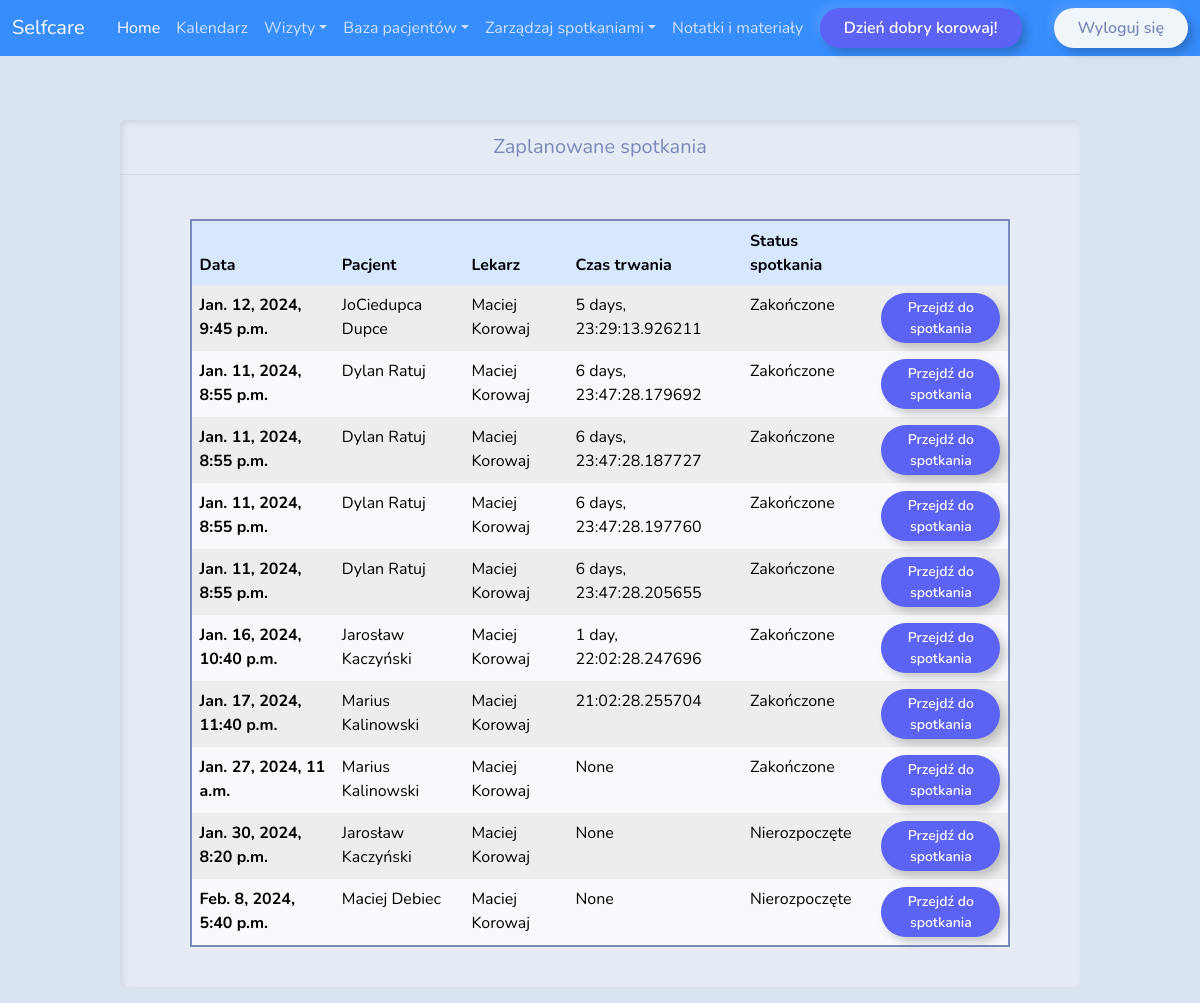
The page /patients/doctors_meetings (signed in) on the database its author committed.
### patients/models.py (models this page shows, shortened)
class Meetings(models.Model):
    MEETING_TYPE = (
        ('Biuro', 'Biuro'),
        ('Zdalnie', 'Zdalnie'),
    )
    MEETING_STATUS = (
        ('Zakończone', 'Zakończone'),
        ('W trakcie', 'W trakcie'),
        ('Nierozpoczęte', 'Nierozpoczęte')
    )
    meeting_place = models.CharField(max_length=100, null=True, choices=MEETING_TYPE)
    start_time = models.DateTimeField()
    real_start_time = models.DateTimeField(null=True, blank=True)
    end_time = models.DateTimeField(null=True, blank=True)
    real_end_time = models.DateTimeField(null=True, blank=True)
    duration = models.DurationField(null=True, blank=True)
    doctor = models.ForeignKey(Doctor, null=True, on_delete=models.SET_NULL)
    patient = models.ForeignKey(Patient, null=True, on_delete=models.SET_NULL)
    progress = models.CharField(max_length=100, null=True, choices = MEETING_STATUS, blank=True)

class Patient(models.Model):
    first_name = models.CharField(max_length=30)
    last_name = models.CharField(max_length=30)
    street = models.CharField(max_length=100, null=True)
    code = models.CharField(max_length=15, null=True)
    city = models.CharField(max_length = 40, null=True)
    phone_number = models.IntegerField()
    curator = models.ManyToManyField(Doctor, related_name="curator")
    email = models.EmailField(max_length=254)
    user = models.OneToOneField(User, on_delete=models.CASCADE, related_name='patient', null=True)
    group = models.ForeignKey(Group, on_delete=models.CASCADE, related_name='patients', null=True)
    captcha_score = models.FloatField(default = 0.0)
    def __str__(self):
        return f"{self.first_name} {self.last_name}"

class Doctor(models.Model):
    first_name = models.CharField(max_length=30)
    last_name = models.CharField(max_length=30)
    street = models.CharField(max_length=100, null=True)
    code = models.CharField(max_length=6, null=True)
    city = models.CharField(max_length = 40, null=True)
    phone_number = models.IntegerField()
    proteges = models.ManyToManyField('Patient',blank=True, related_name="proteges")
    email = models.EmailField(max_length=254)
    user = models.OneToOneField(User, on_delete=models.CASCADE, related_name='doctor',null=True)
    captcha_score = models.FloatField(default = 0.0)
    group = models.ForeignKey(Group, on_delete=models.CASCADE, related_name='doctos', null=True)
    class Meta:
        permissions = [
            ("doctor_permission", "doctor_permission")
            ]
    def __str__(self):
        return f"{self.first_name} {self.last_name}"

### patients/views.py (the view)
# urls.py: path('doctors_meetings', views.doctors_meetings, name="doctors_meetings"),
@group_required('doctors')
def doctors_meetings(request):
    doctor = Doctor.objects.get(user=request.user)
    meetings = Meetings.objects.filter(doctor=doctor)
    return render(request, 'patients/doctorsmeetings.html', {
        "meetings": meetings,
        'user': request.user
    })

### patients/helpers.py (called while the page is built)
def group_required(group, login_url=None, raise_exception=False):
    def check_perms(user):
        if isinstance(group, six.string_types):
            groups = (group, )
        else:
            groups = group
        if user.groups.filter(name__in=groups).exists():
            return True
        if raise_exception:
            raise PermissionDenied
        return False
    return user_passes_test(check_perms, login_url=login_url)

### patients/templatetags/auth_extras.py (called while the page is built)
@register.filter(name='has_group')
def has_group(user, group_name):
    group = Group.objects.get(name=group_name)
    return True if group in user.groups.all() else False

### patients/templates/patients/doctorsmeetings.html (shortened to what this page needs)
{% extends "patients/layout.html" %}
{% load static %}
{% block body %}
<div class= "container-meetings">
  <div class="card border-primary mb-3" style="width: 80%;">
      <div class="card-header text-center fs-5">Zaplanowane spotkania</div>
      <div class="form-newpatient">
      <div class="card-body">
<div class="tables">
    <table id="data" class="table table-bordered table-striped table-hover patients-table">
      <thead>
      <tr class="table-primary">
        <th scope="col">Data</th>
        <th scope="col-">Pacjent</th>
        <th scope="col-sm-">Lekarz</th>
        <th scope="col-sm-">Czas trwania</th>
        <th scope="col-sm-">Status spotkania</th>
        <th scope="col-l"></th>
      </tr>
      </thead>
      <tbody>
        {% for meeting in meetings %}
        <tr class="table-secondary">
            <th scope="row">{{ meeting.start_time }}</th>
            <td>{{ meeting.patient}}</td>
            <td>{{ meeting.doctor}}</td>
            <td>{{ meeting.duration}}</td>
            <td> {{ meeting.progress }}</td>
            <td> <a class="btn btn-outline-info btn-sm button-fill" href="{% url 'meeting' meeting.id %}" role="button">Przejdź do spotkania</button> </td>
          </tr>
        {% endfor %}
      </tbody>
    </table>
</div>
</div>
</div>
</div>
</div>
{% endblock body %}

### patients/templates/patients/layout.html (shortened to what this page needs)
{% load static %}
{% load auth_extras %}
<!DOCTYPE html>
<html lang="en">
<head>
    <link href="{% static 'patients/bootstrap.css' %}" rel="stylesheet">
</head>
<body>
  {% if request.user|has_group:"admin" %}
  <nav class="navbar navbar-expand-lg bg-primary " data-bs-theme="dark">
    <div class="container-fluid">
      <a class="navbar-brand" href="{% url 'dashboard' %}">Selfcare</a>
      <button class="navbar-toggler" type="button" data-bs-toggle="collapse" data-bs-target="#navbarColor01" aria-controls="navbarColor01" aria-expanded="false" aria-label="Toggle navigation">
        <span class="navbar-toggler-icon"></span>
      </button>
      <div class="collapse navbar-collapse" id="navbarColor01">
        <ul class="navbar-nav mx-auto">
          <li class="nav-item">
            <a class="nav-link active" href="{% url 'dashboard' %}">Home
              <span class="visually-hidden">(current)</span>
            </a>
          </li>
          <li class="nav-item">
            <a class="nav-link" href="{% url 'calendar'%}">Kalendarz</a>
          </li>
          <li class="nav-item dropdown">
            <a class="nav-link dropdown-toggle" data-bs-toggle="dropdown" href="#" role="button" aria-haspopup="true" aria-expanded="false">Wizyty</a>
            <div class="dropdown-menu">
              <a class="dropdown-item" href="{% url 'meetings' %}">Pełna lista wizyt</a>
              <a class="dropdown-item" href="{% url 'newmeeting' %}">Dodaj wizytę</a>
            </div>
          </li>
          <li class="nav-item dropdown">
            <a class="nav-link dropdown-toggle" data-bs-toggle="dropdown" href="#" role="button" aria-haspopup="true" aria-expanded="false">Baza pacjentów</a>
            <div class="dropdown-menu">
              <a class="dropdown-item" href="{% url 'patients' %}">Lista zarejestrowanych pacjentów</a>
              <a class="dropdown-item" href="{% url 'newpatient' %}">Dodaj nowego pacjenta</a>
            </div>
          </li>
          <li class="nav-item dropdown">
            <a class="nav-link dropdown-toggle" data-bs-toggle="dropdown" href="#" role="button" aria-haspopup="true" aria-expanded="false">Baza lekarzy</a>
            <div class="dropdown-menu">
              <a class="dropdown-item" href="{% url 'doctors' %}">Lista zarejestrowanych lekarzy</a>
              <a class="dropdown-item" href="{% url 'newdoctor' %}">Dodaj nowego lekarza</a>
            </div>
          </li>
          <li class="nav-item dropdown">
            <a class="nav-link dropdown-toggle" data-bs-toggle="dropdown" href="#" role="button" aria-haspopup="true" aria-expanded="false">Zarządzaj spotkaniem</a>
            <div class="dropdown-menu">
              <a class="dropdown-item" href="{% url 'doctors_meetings' %}">Moje spoktania</a>
            </div>
          </li>
          <li class="nav-item dropdown">
            <a class="nav-link dropdown-toggle" data-bs-toggle="dropdown" href="#" role="button" aria-haspopup="true" aria-expanded="false">Notatki i materiały</a>
            <div class="dropdown-menu">
              <a class="dropdown-item" href="{% url 'upload_images'%}">Notatki i materiały</a>
            </div>
          </li>
        </ul>
        <button class="btn btn-outline-info" style="line-height: 0.5rem; margin-right:2rem;">Dzień dobry {{request.user}}!</button>
        <a href="{%url 'logoutUser'%}">
          <button action="logoutUser" class="btn btn-outline-light" style="line-height: 0.5rem;">Wyloguj się</button>
        </a>
      </div>
    </div>
  </nav>
  {% elif request.user|has_group:"doctors" %}
  <nav class="navbar navbar-expand-lg bg-primary " data-bs-theme="dark">
    <div class="container-fluid">
      <a class="navbar-brand" href="{% url 'dashboard' %}">Selfcare</a>
      <div class="collapse navbar-collapse" id="navbarColor01">
        <ul class="navbar-nav mx-auto">
          <li class="nav-item">
            <a class="nav-link active" href="{% url 'dashboard' %}">Home
            </a>
          </li>
          <li class="nav-item">
            <a class="nav-link" href="{% url 'calendar'%}">Kalendarz</a>
          </li>
          <li class="nav-item dropdown">
            <a class="nav-link dropdown-toggle" data-bs-toggle="dropdown" href="#" role="button" aria-haspopup="true" aria-expanded="false">Wizyty</a>
          </li>
          <li class="nav-item dropdown">
            <a class="nav-link dropdown-toggle" data-bs-toggle="dropdown" href="#" role="button" aria-haspopup="true" aria-expanded="false">Baza pacjentów</a>
          </li>
          <li class="nav-item dropdown">
            <a class="nav-link dropdown-toggle" data-bs-toggle="dropdown" href="#" role="button" aria-haspopup="true" aria-expanded="false">Zarządzaj spotkaniami</a>
          </li>
          <li class="nav-item">
            <a class="nav-link" href="{% url 'upload_images'%}">Notatki i materiały</a>
          </li>
        </ul>
        <button class="btn btn-outline-info" style="line-height: 0.5rem; margin-right:2rem;">Dzień dobry {{request.user}}!</button>
        <a href="{%url 'logoutUser'%}">
          <button action="logoutUser" class="btn btn-outline-light" style="line-height: 0.5rem;">Wyloguj się</button>
        </a>
      </div>
    </div>
  </nav>
  {% else %}
  <h1> BLOCK ERROR - GROUP ERROR </h1>
  {% endif %}
    {% block body %}
    {% endblock %}
</body>
</html>

### patients/templates/patients/doctorsmeetings.html (style rules this page uses)
.container-meetings { padding-top: 4rem; display: flex; margin-left: auto; margin-right: auto; justify-content: center; align-items: center; height: 100%; }

### rows shown on the page
Meetings: start_time "Jan. 12, 2024, 9:45 p.m.", patient "JoCiedupca Dupce", doctor "Maciej Korowaj", duration "5 days, 23:29:13.926211", progress "Zakończone"
Meetings: start_time "Jan. 11, 2024, 8:55 p.m.", patient "Dylan Ratuj", doctor "Maciej Korowaj", duration "6 days, 23:47:28.179692", progress "Zakończone"
Meetings: start_time "Jan. 11, 2024, 8:55 p.m.", patient "Dylan Ratuj", doctor "Maciej Korowaj", duration "6 days, 23:47:28.187727", progress "Zakończone"
Meetings: start_time "Jan. 11, 2024, 8:55 p.m.", patient "Dylan Ratuj", doctor "Maciej Korowaj", duration "6 days, 23:47:28.197760", progress "Zakończone"
Meetings: start_time "Jan. 11, 2024, 8:55 p.m.", patient "Dylan Ratuj", doctor "Maciej Korowaj", duration "6 days, 23:47:28.205655", progress "Zakończone"
Meetings: start_time "Jan. 16, 2024, 10:40 p.m.", patient "Jarosław Kaczyński", doctor "Maciej Korowaj", duration "1 day, 22:02:28.247696", progress "Zakończone"
Meetings: start_time "Jan. 17, 2024, 11:40 p.m.", patient "Marius Kalinowski", doctor "Maciej Korowaj", duration "21:02:28.255704", progress "Zakończone"
Meetings: start_time "Jan. 27, 2024, 11 a.m.", patient "Marius Kalinowski", doctor "Maciej Korowaj", duration "None", progress "Zakończone"
Meetings: start_time "Jan. 30, 2024, 8:20 p.m.", patient "Jarosław Kaczyński", doctor "Maciej Korowaj", duration "None", progress "Nierozpoczęte"
Meetings: start_time "Feb. 8, 2024, 5:40 p.m.", patient "Maciej Debiec", doctor "Maciej Korowaj", duration "None", progress "Nierozpoczęte"

### other values the page prints
{{ request.user }} "korowaj"
